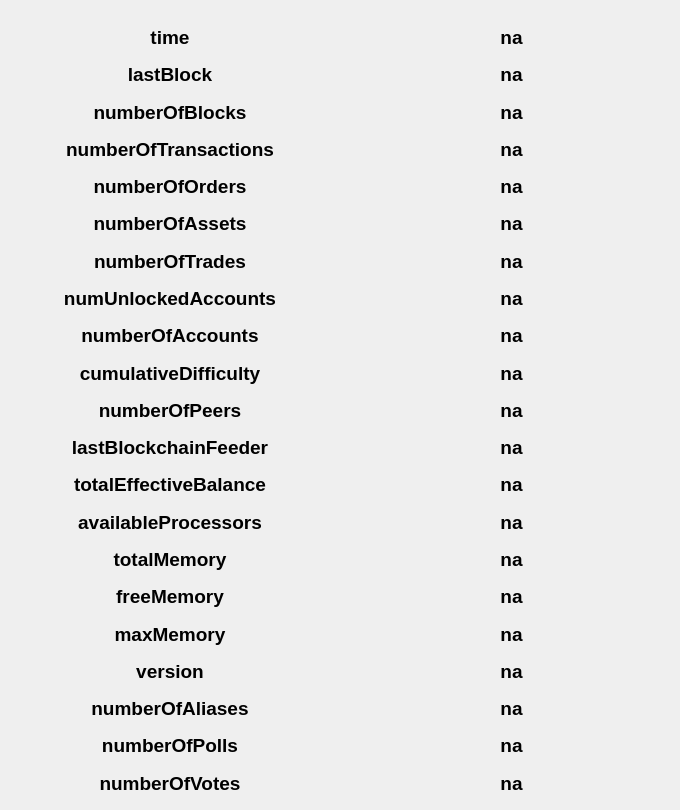
    <widget class="QWidget" name="tab_state">
     <attribute name="title">
      <string>State</string>
     </attribute>
     <widget class="QWidget" name="gridLayoutWidget_6">
      <property name="geometry">
       <rect>
        <x>10</x>
        <y>20</y>
        <width>661</width>
        <height>781</height>
       </rect>
      </property>
      <layout class="QGridLayout" name="gridLayout_state" columnstretch="0,0,0">
       <property name="sizeConstraint">
        <enum>QLayout::SetDefaultConstraint</enum>
       </property>
       <property name="margin">
        <number>2</number>
       </property>
       <item row="19" column="2">
        <widget class="QLabel" name="label_state_numPollsD">
         <property name="font">
          <font>
           <pointsize>14</pointsize>
           <weight>75</weight>
           <bold>true</bold>
          </font>
         </property>
         <property name="text">
          <string>na</string>
         </property>
         <property name="alignment">
          <set>Qt::AlignCenter</set>
         </property>
         <property name="textInteractionFlags">
          <set>Qt::TextSelectableByKeyboard|Qt::TextSelectableByMouse</set>
         </property>
        </widget>
       </item>
       <item row="8" column="0">
        <widget class="QLabel" name="label_state_numberOfAccounts">
         <property name="font">
          <font>
           <pointsize>14</pointsize>
           <weight>75</weight>
           <bold>true</bold>
          </font>
         </property>
         <property name="text">
          <string>numberOfAccounts</string>
         </property>
         <property name="alignment">
          <set>Qt::AlignCenter</set>
         </property>
         <property name="textInteractionFlags">
          <set>Qt::TextSelectableByKeyboard|Qt::TextSelectableByMouse</set>
         </property>
        </widget>
       </item>
       <item row="20" column="0">
        <widget class="QLabel" name="label_state_numVotes">
         <property name="font">
          <font>
           <pointsize>14</pointsize>
           <weight>75</weight>
           <bold>true</bold>
          </font>
         </property>
         <property name="text">
          <string>numberOfVotes</string>
         </property>
         <property name="alignment">
          <set>Qt::AlignCenter</set>
         </property>
         <property name="textInteractionFlags">
          <set>Qt::TextSelectableByKeyboard|Qt::TextSelectableByMouse</set>
         </property>
        </widget>
       </item>
       <item row="18" column="2">
        <widget class="QLabel" name="label_state_numberOfAliasesD">
         <property name="font">
          <font>
           <pointsize>14</pointsize>
           <weight>75</weight>
           <bold>true</bold>
          </font>
         </property>
         <property name="text">
          <string>na</string>
         </property>
         <property name="alignment">
          <set>Qt::AlignCenter</set>
         </property>
         <property name="textInteractionFlags">
          <set>Qt::TextSelectableByKeyboard|Qt::TextSelectableByMouse</set>
         </property>
        </widget>
       </item>
       <item row="6" column="0">
        <widget class="QLabel" name="label_state_numTrades">
         <property name="font">
          <font>
           <pointsize>14</pointsize>
           <weight>75</weight>
           <bold>true</bold>
          </font>
         </property>
         <property name="text">
          <string>numberOfTrades</string>
         </property>
         <property name="alignment">
          <set>Qt::AlignCenter</set>
         </property>
         <property name="textInteractionFlags">
          <set>Qt::TextSelectableByKeyboard|Qt::TextSelectableByMouse</set>
         </property>
        </widget>
       </item>
       <item row="7" column="0">
        <widget class="QLabel" name="label_state_numUnlAccs">
         <property name="font">
          <font>
           <pointsize>14</pointsize>
           <weight>75</weight>
           <bold>true</bold>
          </font>
         </property>
         <property name="text">
          <string>numUnlockedAccounts</string>
         </property>
         <property name="alignment">
          <set>Qt::AlignCenter</set>
         </property>
         <property name="textInteractionFlags">
          <set>Qt::TextSelectableByKeyboard|Qt::TextSelectableByMouse</set>
         </property>
        </widget>
       </item>
       <item row="6" column="2">
        <widget class="QLabel" name="label_state_numTradesD">
         <property name="font">
          <font>
           <pointsize>14</pointsize>
           <weight>75</weight>
           <bold>true</bold>
          </font>
         </property>
         <property name="text">
          <string>na</string>
         </property>
         <property name="alignment">
          <set>Qt::AlignCenter</set>
         </property>
         <property name="textInteractionFlags">
          <set>Qt::TextSelectableByKeyboard|Qt::TextSelectableByMouse</set>
         </property>
        </widget>
       </item>
       <item row="11" column="0">
        <widget class="QLabel" name="label_state_lastBlockchainFeeder">
         <property name="font">
          <font>
           <pointsize>14</pointsize>
           <weight>75</weight>
           <bold>true</bold>
          </font>
         </property>
         <property name="text">
          <string>lastBlockchainFeeder</string>
         </property>
         <property name="alignment">
          <set>Qt::AlignCenter</set>
         </property>
         <property name="textInteractionFlags">
          <set>Qt::TextSelectableByKeyboard|Qt::TextSelectableByMouse</set>
         </property>
        </widget>
       </item>
       <item row="0" column="0">
        <widget class="QLabel" name="label_state_time">
         <property name="font">
          <font>
           <pointsize>14</pointsize>
           <weight>75</weight>
           <bold>true</bold>
          </font>
         </property>
         <property name="text">
          <string>time</string>
         </property>
         <property name="alignment">
          <set>Qt::AlignCenter</set>
         </property>
         <property name="textInteractionFlags">
          <set>Qt::TextSelectableByKeyboard|Qt::TextSelectableByMouse</set>
         </property>
        </widget>
       </item>
       <item row="5" column="0">
        <widget class="QLabel" name="label_state_numberOfAssets">
         <property name="font">
          <font>
           <pointsize>14</pointsize>
           <weight>75</weight>
           <bold>true</bold>
          </font>
         </property>
         <property name="text">
          <string>numberOfAssets</string>
         </property>
         <property name="alignment">
          <set>Qt::AlignCenter</set>
         </property>
         <property name="textInteractionFlags">
          <set>Qt::TextSelectableByKeyboard|Qt::TextSelectableByMouse</set>
         </property>
        </widget>
       </item>
       <item row="14" column="0">
        <widget class="QLabel" name="label_state_totalMemory">
         <property name="font">
          <font>
           <pointsize>14</pointsize>
           <weight>75</weight>
           <bold>true</bold>
          </font>
         </property>
         <property name="text">
          <string>totalMemory</string>
         </property>
         <property name="alignment">
          <set>Qt::AlignCenter</set>
         </property>
         <property name="textInteractionFlags">
          <set>Qt::TextSelectableByKeyboard|Qt::TextSelectableByMouse</set>
         </property>
        </widget>
       </item>
       <item row="3" column="0">
        <widget class="QLabel" name="label_state_numberOfTransactions">
         <property name="font">
          <font>
           <pointsize>14</pointsize>
           <weight>75</weight>
           <bold>true</bold>
          </font>
         </property>
         <property name="text">
          <string>numberOfTransactions</string>
         </property>
         <property name="alignment">
          <set>Qt::AlignCenter</set>
         </property>
         <property name="textInteractionFlags">
          <set>Qt::TextSelectableByKeyboard|Qt::TextSelectableByMouse</set>
         </property>
        </widget>
       </item>
       <item row="10" column="2">
        <widget class="QLabel" name="label_state_numberOfPeersD">
         <property name="font">
          <font>
           <pointsize>14</pointsize>
           <weight>75</weight>
           <bold>true</bold>
          </font>
         </property>
         <property name="text">
          <string>na</string>
         </property>
         <property name="alignment">
          <set>Qt::AlignCenter</set>
         </property>
         <property name="textInteractionFlags">
          <set>Qt::TextSelectableByKeyboard|Qt::TextSelectableByMouse</set>
         </property>
        </widget>
       </item>
       <item row="10" column="0">
        <widget class="QLabel" name="label_state_numberOfPeers">
         <property name="font">
          <font>
           <pointsize>14</pointsize>
           <weight>75</weight>
           <bold>true</bold>
          </font>
         </property>
         <property name="text">
          <string>numberOfPeers</string>
         </property>
         <property name="alignment">
          <set>Qt::AlignCenter</set>
         </property>
         <property name="textInteractionFlags">
          <set>Qt::TextSelectableByKeyboard|Qt::TextSelectableByMouse</set>
         </property>
        </widget>
       </item>
       <item row="1" column="0">
        <widget class="QLabel" name="label_state_lastBlock">
         <property name="font">
          <font>
           <pointsize>14</pointsize>
           <weight>75</weight>
           <bold>true</bold>
          </font>
         </property>
         <property name="text">
          <string>lastBlock</string>
         </property>
         <property name="alignment">
          <set>Qt::AlignCenter</set>
         </property>
         <property name="textInteractionFlags">
          <set>Qt::TextSelectableByKeyboard|Qt::TextSelectableByMouse</set>
         </property>
        </widget>
       </item>
       <item row="13" column="0">
        <widget class="QLabel" name="label_proc">
         <property name="font">
          <font>
           <pointsize>14</pointsize>
           <weight>75</weight>
           <bold>true</bold>
          </font>
         </property>
         <property name="text">
          <string>availableProcessors</string>
         </property>
         <property name="alignment">
          <set>Qt::AlignCenter</set>
         </property>
         <property name="textInteractionFlags">
          <set>Qt::TextSelectableByKeyboard|Qt::TextSelectableByMouse</set>
         </property>
        </widget>
       </item>
       <item row="9" column="0">
        <widget class="QLabel" name="label_state_cumulDiff">
         <property name="font">
          <font>
           <pointsize>14</pointsize>
           <weight>75</weight>
           <bold>true</bold>
          </font>
         </property>
         <property name="text">
          <string>cumulativeDifficulty</string>
         </property>
         <property name="alignment">
          <set>Qt::AlignCenter</set>
         </property>
         <property name="textInteractionFlags">
          <set>Qt::TextSelectableByKeyboard|Qt::TextSelectableByMouse</set>
         </property>
        </widget>
       </item>
       <item row="4" column="2">
        <widget class="QLabel" name="label_state_numberOfOrdersD">
         <property name="font">
          <font>
           <pointsize>14</pointsize>
           <weight>75</weight>
           <bold>true</bold>
          </font>
         </property>
         <property name="text">
          <string>na</string>
         </property>
         <property name="alignment">
          <set>Qt::AlignCenter</set>
         </property>
         <property name="textInteractionFlags">
          <set>Qt::TextSelectableByKeyboard|Qt::TextSelectableByMouse</set>
         </property>
        </widget>
       </item>
       <item row="17" column="0">
        <widget class="QLabel" name="label_state_version">
         <property name="font">
          <font>
           <pointsize>14</pointsize>
           <weight>75</weight>
           <bold>true</bold>
          </font>
         </property>
         <property name="text">
          <string>version</string>
         </property>
         <property name="alignment">
          <set>Qt::AlignCenter</set>
         </property>
         <property name="textInteractionFlags">
          <set>Qt::LinksAccessibleByMouse|Qt::TextSelectableByKeyboard|Qt::TextSelectableByMouse</set>
         </property>
        </widget>
       </item>
       <item row="4" column="0">
        <widget class="QLabel" name="label_state_numberOfOrders">
         <property name="font">
          <font>
           <pointsize>14</pointsize>
           <weight>75</weight>
           <bold>true</bold>
          </font>
         </property>
         <property name="text">
          <string>numberOfOrders</string>
         </property>
         <property name="alignment">
          <set>Qt::AlignCenter</set>
         </property>
         <property name="textInteractionFlags">
          <set>Qt::TextSelectableByKeyboard|Qt::TextSelectableByMouse</set>
         </property>
        </widget>
       </item>
       <item row="12" column="0">
        <widget class="QLabel" name="label_state_totalEffectiveBalance">
         <property name="font">
          <font>
           <pointsize>14</pointsize>
           <weight>75</weight>
           <bold>true</bold>
          </font>
         </property>
         <property name="text">
          <string>totalEffectiveBalance</string>
         </property>
         <property name="alignment">
          <set>Qt::AlignCenter</set>
         </property>
         <property name="textInteractionFlags">
          <set>Qt::TextSelectableByKeyboard|Qt::TextSelectableByMouse</set>
         </property>
        </widget>
       </item>
       <item row="2" column="0">
        <widget class="QLabel" name="label_state_numberOfBlocks">
         <property name="sizePolicy">
          <sizepolicy hsizetype="Preferred" vsizetype="Preferred">
           <horstretch>0</horstretch>
           <verstretch>0</verstretch>
          </sizepolicy>
         </property>
         <property name="font">
          <font>
           <pointsize>14</pointsize>
           <weight>75</weight>
           <bold>true</bold>
          </font>
         </property>
         <property name="text">
          <string>numberOfBlocks</string>
         </property>
         <property name="alignment">
          <set>Qt::AlignCenter</set>
         </property>
         <property name="textInteractionFlags">
          <set>Qt::TextSelectableByKeyboard|Qt::TextSelectableByMouse</set>
         </property>
        </widget>
       </item>
       <item row="15" column="0">
        <widget class="QLabel" name="label_state_freeMemory">
         <property name="font">
          <font>
           <pointsize>14</pointsize>
           <weight>75</weight>
           <bold>true</bold>
          </font>
         </property>
         <property name="text">
          <string>freeMemory</string>
         </property>
         <property name="alignment">
          <set>Qt::AlignCenter</set>
         </property>
         <property name="textInteractionFlags">
          <set>Qt::TextSelectableByKeyboard|Qt::TextSelectableByMouse</set>
         </property>
        </widget>
       </item>
       <item row="9" column="2">
        <widget class="QLabel" name="label_state_cumulDiffD">
         <property name="font">
          <font>
           <pointsize>14</pointsize>
           <weight>75</weight>
           <bold>true</bold>
          </font>
         </property>
         <property name="text">
          <string>na</string>
         </property>
         <property name="alignment">
          <set>Qt::AlignCenter</set>
         </property>
         <property name="textInteractionFlags">
          <set>Qt::TextSelectableByKeyboard|Qt::TextSelectableByMouse</set>
         </property>
        </widget>
       </item>
       <item row="11" column="2">
        <widget class="QLabel" name="label_state_lastBlockchainFeederD">
         <property name="font">
          <font>
           <pointsize>14</pointsize>
           <weight>75</weight>
           <bold>true</bold>
          </font>
         </property>
         <property name="text">
          <string>na</string>
         </property>
         <property name="alignment">
          <set>Qt::AlignCenter</set>
         </property>
         <property name="textInteractionFlags">
          <set>Qt::TextSelectableByKeyboard|Qt::TextSelectableByMouse</set>
         </property>
        </widget>
       </item>
       <item row="5" column="2">
        <widget class="QLabel" name="label_state_numberOfAssetsD">
         <property name="font">
          <font>
           <pointsize>14</pointsize>
           <weight>75</weight>
           <bold>true</bold>
          </font>
         </property>
         <property name="text">
          <string>na</string>
         </property>
         <property name="alignment">
          <set>Qt::AlignCenter</set>
         </property>
         <property name="textInteractionFlags">
          <set>Qt::TextSelectableByKeyboard|Qt::TextSelectableByMouse</set>
         </property>
        </widget>
       </item>
       <item row="12" column="2">
        <widget class="QLabel" name="label_state_totalEffectiveBalanceD">
         <property name="font">
          <font>
           <pointsize>14</pointsize>
           <weight>75</weight>
           <bold>true</bold>
          </font>
         </property>
         <property name="text">
          <string>na</string>
         </property>
         <property name="alignment">
          <set>Qt::AlignCenter</set>
         </property>
         <property name="textInteractionFlags">
          <set>Qt::TextSelectableByKeyboard|Qt::TextSelectableByMouse</set>
         </property>
        </widget>
       </item>
       <item row="13" column="2">
        <widget class="QLabel" name="label_state_availableProcessorsD">
         <property name="font">
          <font>
           <pointsize>14</pointsize>
           <weight>75</weight>
           <bold>true</bold>
          </font>
         </property>
         <property name="text">
          <string>na</string>
         </property>
         <property name="alignment">
          <set>Qt::AlignCenter</set>
         </property>
         <property name="textInteractionFlags">
          <set>Qt::TextSelectableByKeyboard|Qt::TextSelectableByMouse</set>
         </property>
        </widget>
       </item>
       <item row="14" column="2">
        <widget class="QLabel" name="label_state_totalMemoryD">
         <property name="font">
          <font>
           <pointsize>14</pointsize>
           <weight>75</weight>
           <bold>true</bold>
          </font>
         </property>
         <property name="text">
          <string>na</string>
         </property>
         <property name="alignment">
          <set>Qt::AlignCenter</set>
         </property>
         <property name="textInteractionFlags">
          <set>Qt::TextSelectableByKeyboard|Qt::TextSelectableByMouse</set>
         </property>
        </widget>
       </item>
       <item row="15" column="2">
        <widget class="QLabel" name="label_state_freeMemoryD">
         <property name="font">
          <font>
           <pointsize>14</pointsize>
           <weight>75</weight>
           <bold>true</bold>
          </font>
         </property>
         <property name="text">
          <string>na</string>
         </property>
         <property name="alignment">
          <set>Qt::AlignCenter</set>
         </property>
         <property name="textInteractionFlags">
          <set>Qt::TextSelectableByKeyboard|Qt::TextSelectableByMouse</set>
         </property>
        </widget>
       </item>
       <item row="16" column="2">
        <widget class="QLabel" name="label_state_maxMemoryD">
         <property name="font">
          <font>
           <pointsize>14</pointsize>
           <weight>75</weight>
           <bold>true</bold>
          </font>
         </property>
         <property name="text">
          <string>na</string>
         </property>
         <property name="alignment">
          <set>Qt::AlignCenter</set>
         </property>
         <property name="textInteractionFlags">
          <set>Qt::TextSelectableByKeyboard|Qt::TextSelectableByMouse</set>
         </property>
        </widget>
       </item>
       <item row="17" column="2">
        <widget class="QLabel" name="label_state_versionD">
         <property name="font">
          <font>
           <pointsize>14</pointsize>
           <weight>75</weight>
           <bold>true</bold>
          </font>
         </property>
         <property name="text">
          <string>na</string>
         </property>
         <property name="alignment">
          <set>Qt::AlignCenter</set>
         </property>
         <property name="textInteractionFlags">
          <set>Qt::TextSelectableByKeyboard|Qt::TextSelectableByMouse</set>
         </property>
        </widget>
       </item>
       <item row="3" column="2">
        <widget class="QLabel" name="label_state_numberOfTransactionsD">
         <property name="font">
          <font>
           <pointsize>14</pointsize>
           <weight>75</weight>
           <bold>true</bold>
          </font>
         </property>
         <property name="text">
          <string>na</string>
         </property>
         <property name="alignment">
          <set>Qt::AlignCenter</set>
         </property>
         <property name="textInteractionFlags">
          <set>Qt::TextSelectableByKeyboard|Qt::TextSelectableByMouse</set>
         </property>
        </widget>
       </item>
       <item row="2" column="2">
        <widget class="QLabel" name="label_state_numberOfBlocksD">
         <property name="font">
          <font>
           <pointsize>14</pointsize>
           <weight>75</weight>
           <bold>true</bold>
          </font>
         </property>
         <property name="text">
          <string>na</string>
         </property>
         <property name="alignment">
          <set>Qt::AlignCenter</set>
         </property>
         <property name="textInteractionFlags">
          <set>Qt::TextSelectableByKeyboard|Qt::TextSelectableByMouse</set>
         </property>
        </widget>
       </item>
       <item row="1" column="2">
        <widget class="QLabel" name="label_state_lastBlockD">
         <property name="font">
          <font>
           <pointsize>14</pointsize>
           <weight>75</weight>
           <bold>true</bold>
          </font>
         </property>
         <property name="text">
          <string>na</string>
         </property>
         <property name="alignment">
          <set>Qt::AlignCenter</set>
         </property>
         <property name="textInteractionFlags">
          <set>Qt::TextSelectableByKeyboard|Qt::TextSelectableByMouse</set>
         </property>
        </widget>
       </item>
       <item row="0" column="2">
        <widget class="QLabel" name="label_state_timeD">
         <property name="font">
          <font>
           <pointsize>14</pointsize>
           <weight>75</weight>
           <bold>true</bold>
          </font>
         </property>
         <property name="text">
          <string>na</string>
         </property>
         <property name="alignment">
          <set>Qt::AlignCenter</set>
         </property>
         <property name="textInteractionFlags">
          <set>Qt::TextSelectableByKeyboard|Qt::TextSelectableByMouse</set>
         </property>
        </widget>
       </item>
       <item row="16" column="0">
        <widget class="QLabel" name="label_state_maxMemory">
         <property name="font">
          <font>
           <pointsize>14</pointsize>
           <weight>75</weight>
           <bold>true</bold>
          </font>
         </property>
         <property name="text">
          <string>maxMemory</string>
         </property>
         <property name="alignment">
          <set>Qt::AlignCenter</set>
         </property>
         <property name="textInteractionFlags">
          <set>Qt::TextSelectableByKeyboard|Qt::TextSelectableByMouse</set>
         </property>
        </widget>
       </item>
       <item row="7" column="2">
        <widget class="QLabel" name="label_state_numUnlAccsD">
         <property name="font">
          <font>
           <pointsize>14</pointsize>
           <weight>75</weight>
           <bold>true</bold>
          </font>
         </property>
         <property name="text">
          <string>na</string>
         </property>
         <property name="alignment">
          <set>Qt::AlignCenter</set>
         </property>
         <property name="textInteractionFlags">
          <set>Qt::TextSelectableByKeyboard|Qt::TextSelectableByMouse</set>
         </property>
        </widget>
       </item>
       <item row="8" column="2">
        <widget class="QLabel" name="label_state_numberOfAccountsD">
         <property name="font">
          <font>
           <pointsize>14</pointsize>
           <weight>75</weight>
           <bold>true</bold>
          </font>
         </property>
         <property name="text">
          <string>na</string>
         </property>
         <property name="alignment">
          <set>Qt::AlignCenter</set>
         </property>
         <property name="textInteractionFlags">
          <set>Qt::TextSelectableByKeyboard|Qt::TextSelectableByMouse</set>
         </property>
        </widget>
       </item>
       <item row="20" column="2">
        <widget class="QLabel" name="label_state_numVotesD">
         <property name="font">
          <font>
           <pointsize>14</pointsize>
           <weight>75</weight>
           <bold>true</bold>
          </font>
         </property>
         <property name="text">
          <string>na</string>
         </property>
         <property name="alignment">
          <set>Qt::AlignCenter</set>
         </property>
         <property name="textInteractionFlags">
          <set>Qt::TextSelectableByKeyboard|Qt::TextSelectableByMouse</set>
         </property>
        </widget>
       </item>
       <item row="19" column="0">
        <widget class="QLabel" name="label_state_numPolls">
         <property name="font">
          <font>
           <pointsize>14</pointsize>
           <weight>75</weight>
           <bold>true</bold>
          </font>
         </property>
         <property name="text">
          <string>numberOfPolls</string>
         </property>
         <property name="alignment">
          <set>Qt::AlignCenter</set>
         </property>
         <property name="textInteractionFlags">
          <set>Qt::TextSelectableByKeyboard|Qt::TextSelectableByMouse</set>
         </property>
        </widget>
       </item>
       <item row="18" column="0">
        <widget class="QLabel" name="label_state_numberOfAliases">
         <property name="font">
          <font>
           <pointsize>14</pointsize>
           <weight>75</weight>
           <bold>true</bold>
          </font>
         </property>
         <property name="text">
          <string>numberOfAliases</string>
         </property>
         <property name="alignment">
          <set>Qt::AlignCenter</set>
         </property>
         <property name="textInteractionFlags">
          <set>Qt::TextSelectableByKeyboard|Qt::TextSelectableByMouse</set>
         </property>
        </widget>
       </item>
       <item row="4" column="1">
        <spacer name="horizontalSpacer_3">
         <property name="orientation">
          <enum>Qt::Horizontal</enum>
         </property>
         <property name="sizeType">
          <enum>QSizePolicy::Maximum</enum>
         </property>
         <property name="sizeHint" stdset="0">
          <size>
           <width>20</width>
           <height>2</height>
          </size>
         </property>
        </spacer>
       </item>
      </layout>
     </widget>
    </widget>
